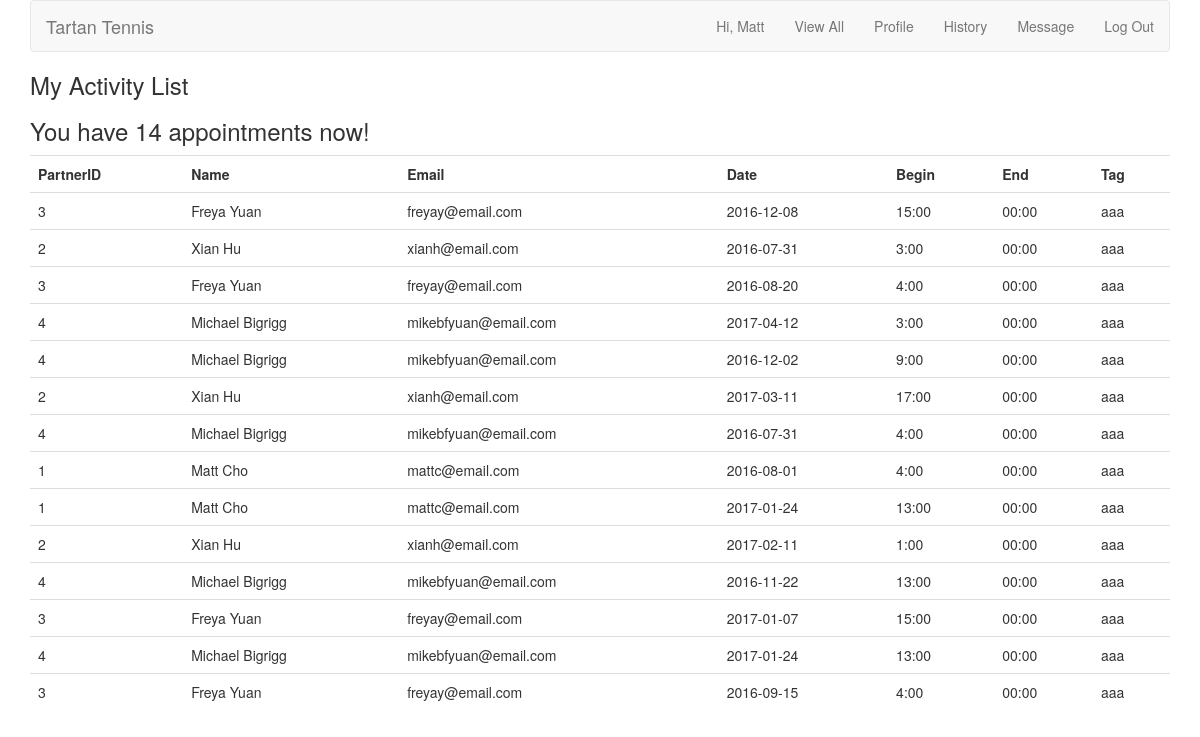
Screenshot of /activities.php (signed in) with the database file from the repository.
### tables this page shows
CREATE TABLE `appointments` (
  `appointment_id` int(10) UNSIGNED NOT NULL PRIMARY KEY AUTO_INCREMENT,
  `poster_id` int(10) UNSIGNED NOT NULL,
  `responder_id` int(10) UNSIGNED NOT NULL,
  `time_id` int(11) UNSIGNED NOT NULL,
  `message_id` int(11) UNSIGNED NOT NULL,
  `is_accepted` boolean DEFAULT FALSE
);

CREATE TABLE `users` (
  `user_id` int(10) UNSIGNED NOT NULL PRIMARY KEY AUTO_INCREMENT,
  `first_name` varchar(20) NOT NULL,
  `last_name` varchar(20) NOT NULL,
  `username` varchar(20) NOT NULL,
  `email` varchar(50) NOT NULL,
  `pass` char(40) NOT NULL,
  `created_at` timestamp NOT NULL DEFAULT CURRENT_TIMESTAMP,
  `updated_at` timestamp NOT NULL DEFAULT CURRENT_TIMESTAMP ON UPDATE CURRENT_TIMESTAMP
);

CREATE TABLE `times` (
  `time_id` int(11) NOT NULL PRIMARY KEY AUTO_INCREMENT,
  `begins_date` varchar(20) NOT NULL,
  `begins_time` varchar(20) NOT NULL,
  `ends_time` varchar(20) NOT NULL,
  `tag` tinytext NOT NULL,
  `user_id` int(11) NOT NULL,
  `created_at` timestamp NOT NULL DEFAULT CURRENT_TIMESTAMP,
  FULLTEXT (begins_date, begins_time, ends_time, tag)
);

### activities.php (the view, shortened to what this page needs)
<?php
include ('includes/header.php');
if (isset($_COOKIE['first_name']) AND isset($_COOKIE['user_id'])) {
echo '<h3> My Activity List </h3> ';
$all="SELECT *
		FROM appointments INNER JOIN times
		USING (time_id)
		WHERE (poster_id = {$_COOKIE['user_id']} OR responder_id = {$_COOKIE['user_id']}) AND (begins_date<CURRENT_TIMESTAMP)";
$ra = mysqli_query($dbc, $all);
$num_activities = mysqli_num_rows($ra);
if ($num_activities > 0) {
	echo '<h3>You have ' . $num_activities . ' appointments now! </h3>';
					echo '<table class="table">
							<tr>
								<th>PartnerID</th>
								<th>Name</th>
								<th>Email</th>
								<th>Date</th>
								<th>Begin</th>
								<th>End</th>
								<th>Tag</th>
							</tr>';
					while ($row = mysqli_fetch_array($ra)) {
							$q = "SELECT first_name, last_name, email FROM users WHERE user_id = {$row['poster_id']}";
					        $q2 = "SELECT first_name, last_name, email FROM users WHERE user_id = {$row['responder_id']}";
					        $r = mysqli_query($dbc, $q);
					        $r2 = mysqli_query($dbc, $q2);
					        $subr = mysqli_fetch_array($r);
					        $subr2 = mysqli_fetch_array($r2);
						if($row['poster_id'] == $_COOKIE['user_id']){
						echo
						'<tr>
							<td>' . $row['responder_id'] . '</td>
							<td>' . $subr2['first_name'] . ' ' . $subr2['last_name'] . '</td>
							<td>' . $subr2['email'] . '</td>
							<td>' . $row['begins_date'] . '</td>
							<td>' . $row['begins_time'] . '</td>
							<td>' . $row['ends_time'] . '</td>
							<td>' . $row['tag'] . '</td>
						</tr>';
						}else{
						echo
						'<tr>
							<td>' . $row['poster_id'] . '</td>
							<td>' . $subr['first_name'] . ' ' . $subr['last_name'] . '</td>
							<td>' . $subr['email'] . '</td>
							<td>' . $row['begins_date'] . '</td>
							<td>' . $row['begins_time'] . '</td>
							<td>' . $row['ends_time'] . '</td>
							<td>' . $row['tag'] . '</td>
						</tr>';
						}
					}
					echo '</table>';
				} else {
					echo '<h3>You have no activities now.</h3>';
					echo '<h4>Wanna see more users?</h4>';
					echo '<a class="btn btn-primary btn-sm" href="alltime.php">Go and see</a></h3>';
				}
}else
{
        echo 'You must be logged to access this page.';
}
?>

### rows the page displays
appointments: responder "3", users.first_name "Freya", users.last_name "Yuan", users.email "freyay@email.com", time.begins_date "2016-12-08", time.begins_time "15:00", time.ends_time "00:00", time.tag "aaa"
appointments: responder "2", users.first_name "Xian", users.last_name "Hu", users.email "xianh@email.com", time.begins_date "2016-07-31", time.begins_time "3:00", time.ends_time "00:00", time.tag "aaa"
appointments: poster "3", users.first_name "Freya", users.last_name "Yuan", users.email "freyay@email.com", time.begins_date "2016-08-20", time.begins_time "4:00", time.ends_time "00:00", time.tag "aaa"
appointments: poster "4", users.first_name "Michael", users.last_name "Bigrigg", users.email "mikebfyuan@email.com", time.begins_date "2017-04-12", time.begins_time "3:00", time.ends_time "00:00", time.tag "aaa"
appointments: poster "4", users.first_name "Michael", users.last_name "Bigrigg", users.email "mikebfyuan@email.com", time.begins_date "2016-12-02", time.begins_time "9:00", time.ends_time "00:00", time.tag "aaa"
appointments: poster "2", users.first_name "Xian", users.last_name "Hu", users.email "xianh@email.com", time.begins_date "2017-03-11", time.begins_time "17:00", time.ends_time "00:00", time.tag "aaa"
appointments: poster "4", users.first_name "Michael", users.last_name "Bigrigg", users.email "mikebfyuan@email.com", time.begins_date "2016-07-31", time.begins_time "4:00", time.ends_time "00:00", time.tag "aaa"
appointments: responder "1", users.first_name "Matt", users.last_name "Cho", users.email "mattc@email.com", time.begins_date "2016-08-01", time.begins_time "4:00", time.ends_time "00:00", time.tag "aaa"
appointments: responder "1", users.first_name "Matt", users.last_name "Cho", users.email "mattc@email.com", time.begins_date "2017-01-24", time.begins_time "13:00", time.ends_time "00:00", time.tag "aaa"
appointments: responder "2", users.first_name "Xian", users.last_name "Hu", users.email "xianh@email.com", time.begins_date "2017-02-11", time.begins_time "1:00", time.ends_time "00:00", time.tag "aaa"
appointments: poster "4", users.first_name "Michael", users.last_name "Bigrigg", users.email "mikebfyuan@email.com", time.begins_date "2016-11-22", time.begins_time "13:00", time.ends_time "00:00", time.tag "aaa"
appointments: responder "3", users.first_name "Freya", users.last_name "Yuan", users.email "freyay@email.com", time.begins_date "2017-01-07", time.begins_time "15:00", time.ends_time "00:00", time.tag "aaa"
appointments: responder "4", users.first_name "Michael", users.last_name "Bigrigg", users.email "mikebfyuan@email.com", time.begins_date "2017-01-24", time.begins_time "13:00", time.ends_time "00:00", time.tag "aaa"
appointments: responder "3", users.first_name "Freya", users.last_name "Yuan", users.email "freyay@email.com", time.begins_date "2016-09-15", time.begins_time "4:00", time.ends_time "00:00", time.tag "aaa"

### other values shown
$fn "Matt"
$num_activities "14"
